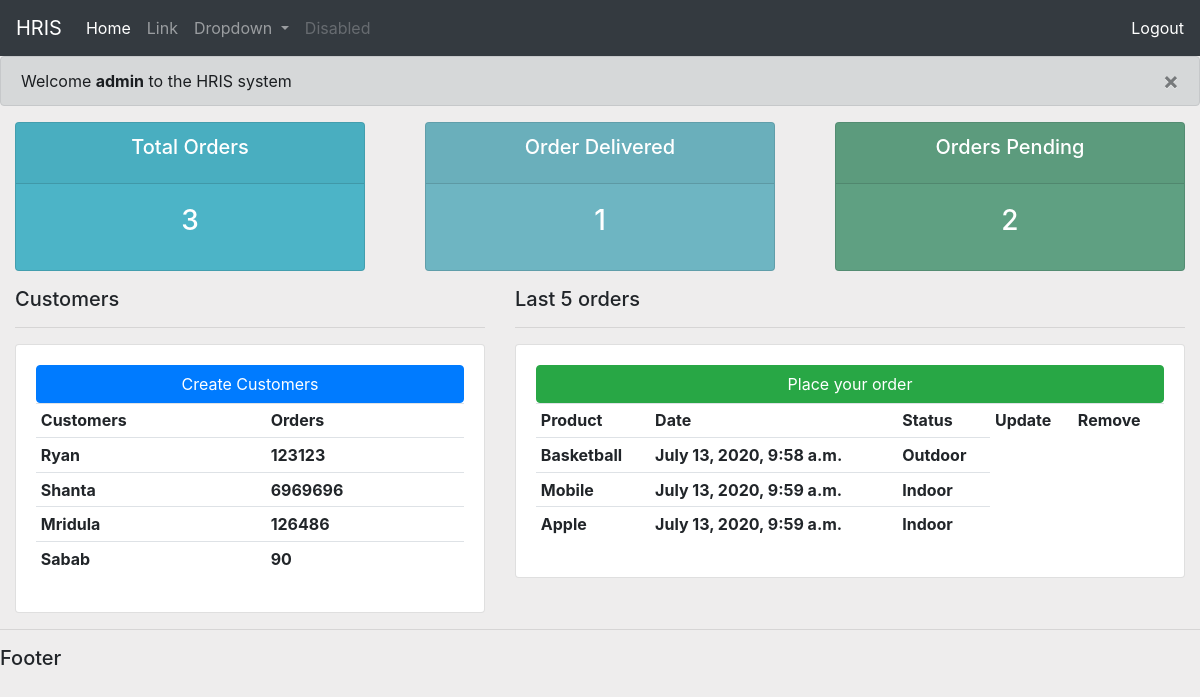
The app's page / (signed in) with its own data.
### home/models.py (models this page shows, shortened)
class Customer(models.Model):
    name = models.CharField(max_length= 120, null=True)
    phone = models.CharField(max_length= 120, null=True)
    email = models.CharField(max_length= 120, null=True)
    date_created = models.DateTimeField(auto_now_add= True, null = True)

class Product(models.Model):
    CATEGORY = (
        ('Indoor', 'Indoor'),
        ('Outdoor', 'Outdoor')
    )
    name = models.CharField(max_length= 120, null=True)
    price = models.FloatField(null =True)
    descriptions = models.CharField(max_length= 120, null=True)
    date_created =models.DateTimeField(auto_now_add= True, null = True)
    category = models.CharField(max_length=200, null=True, choices=CATEGORY)
    tag = models.ManyToManyField(Tag)

### home/views.py (the view)
# urls.py: path("", views.index, name='home'),
def index(request):
    print(request.user)
    if request.user.is_anonymous:
        return redirect("/login")
    customers = Customer.objects.all()
    orders = Order.objects.all()
    total_orders = orders.count()
    delivered = orders.filter(status='Delivered').count()
    pending = orders.filter(status='Pending').count()
    products = Product.objects.all()
    context ={
        'customers':customers, 'orders': orders,
        'total_orders':total_orders, 'delivered':delivered,
        'pending':pending,  'products': products
    }
    return render(request, 'index.html', context)

### templates/index.html (shortened to what this page needs)
{% extends 'base.html' %}
{% load static %}
{% block body %}
<div>
  <div class="alert alert-dark alert-dismissible fade show" role="alert">
    Welcome <strong>{{request.user}}</strong> to the HRIS system
    <button type="button" class="close" data-dismiss="alert" aria-label="Close">
      <span aria-hidden="true">&times;</span>
    </button>
  </div>
</div>
<div class="row">
  <div class="col">
    <div class="col-md">
      <div class="card text-center text-white  mb-3" id="total-orders">
        <div class="card-header">
          <h5 class="card-title">Total Orders</h5>
        </div>
        <div class="card-body">
          <h3 class="card-title">{{total_orders}}</h3>
        </div>
      </div>
    </div>
  </div>
  <div class="col">
    <div class="col-md">
      <div class="card text-center text-white mb-3" id='order-delivered'>
        <div class="card-header">
          <h5 class="card-title">Order Delivered</h5>
        </div>
        <div class="card-body">
          <h3 class="card-title">{{delivered}}</h5>
        </div>
      </div>
    </div>
  </div>
  <div class="col">
    <div class="col-md">
      <div class="card text-center text-white  mb-3" id="orders-pending">
        <div class="card-header">
          <h5 class="card-title">Orders Pending</h5>
        </div>
        <div class="card-body">
          <h3 class="card-title">{{pending}}</h3>
        </div>
      </div>
    </div>
  </div>
</div>
<div class="container-fluid">
  <div class="row">
    <div class="col-md-5">
      <h5>Customers</h5>
      <hr>
      <div class="card card-body">
        <a href="" class="btn btn-primary">Create Customers</a>
        <table class="table table-sm">
          <tr>
            <th>Customers</th>
            <th>Orders</th>
          </tr>
          {% for customer in customers %}
          <tr>
            <th>{{customer.name}}</th>
            <th>{{customer.phone}}</th>
          </tr>
          {% endfor %}
        </table>
      </div>
    </div>
    <div class="col-md-7">
      <h5>Last 5 orders</h5>
      <hr>
      <div class="card card-body">
        <a href="" class="btn btn-success">Place your order</a>
        <table class="table table-sm">
          <tr>
            <th>Product</th>
            <th>Date</th>
            <th>Status</th>
            <th>Update</th>
            <th>Remove</th>
          </tr>
          {% for product in products %}
          <tr>
            <th>
              {{product.name}}</th>
            <th>
              {{product.date_created}} </th>
            <th> {{product.category}} </th>
          </tr>
          {% endfor %}
        </table>
      </div>
    </div>
  </div>
</div>
{% endblock body %}

### templates/base.html (shortened to what this page needs)
{% load static %}
<!DOCTYPE html>
<html lang="en">
<head>
  <link href="https://unpkg.com/tailwindcss@^1.0/dist/tailwind.min.css" rel="stylesheet">
  <link rel="stylesheet" href="https://stackpath.bootstrapcdn.com/bootstrap/4.5.0/css/bootstrap.min.css"
>
  <link rel="stylesheet" type="text/css" href="{% static '/css/base.css' %} ">
</head>
<body>
    <nav class="navbar navbar-expand-lg navbar-dark bg-dark">
      <a class="navbar-brand" href="#">HRIS</a>
      <div class="collapse navbar-collapse" id="navbarSupportedContent">
        <ul class="navbar-nav mr-auto">
          <li class="nav-item active">
            <a class="nav-link" href="#">Home <span class="sr-only">(current)</span></a>
          </li>
          <li class="nav-item">
            <a class="nav-link" href="#">Link</a>
          </li>
          <li class="nav-item dropdown">
            <a class="nav-link dropdown-toggle" href="#" id="navbarDropdown" role="button" data-toggle="dropdown" aria-haspopup="true" aria-expanded="false">
              Dropdown
            </a>
          </li>
          <li class="nav-item">
            <a class="nav-link disabled" href="#" tabindex="-1" aria-disabled="true">Disabled</a>
          </li>
        </ul>
          <span class="navbar-text">
            <a href="/logout">Logout</a>
          </span>
      </div>
    </nav>
      {% block body %}
      {% endblock body %}
      <hr>
      <h5>Footer</h5>
</body>
</html>

### static/css/base.css (style rules this page uses)
body { background-color: rgb(238, 237, 237) ; }
#total-orders { background-color: #4cb4c7; }

### templates/index.html (style rules this page uses)
#total-orders { background-color: #4cb4c7; }
#order-delivered { background-color: #6eb5c2; }
#orders-pending { background-color: rgb(95, 160, 130); }

### records on screen
Customer: name "Ryan", phone "123123"
Customer: name "Shanta", phone "6969696"
Customer: name "Mridula", phone "126486"
Customer: name "Sabab", phone "90"
Product: name "Basketball", date_created "July 13, 2020, 9:58 a.m.", category "Outdoor"
Product: name "Mobile", date_created "July 13, 2020, 9:59 a.m.", category "Indoor"
Product: name "Apple", date_created "July 13, 2020, 9:59 a.m.", category "Indoor"

### other values on screen
{{ request.user }} "admin"
{{ total_orders }} "3"
{{ delivered }} "1"
{{ pending }} "2"
